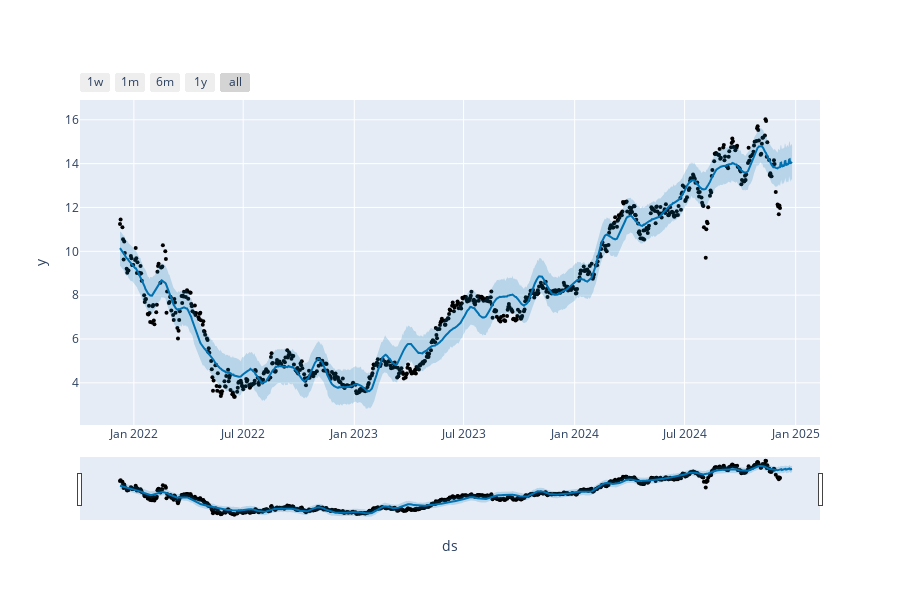

The code cell stored with this chart in its notebook:
### Markdown cell above
### Interative Plot

### Code cell
from prophet.plot import plot_plotly, plot_components_plotly

plot_plotly(m, forecast)

### Figure 1 — Plotly figure (JSON) as saved in the notebook; plotly's stock layout.template omitted (floating-point values rounded to 4 significant figures; data arrays with more than 128 entries replaced by an {"elided": "..."} marker saying what was removed)
{"data": [{"marker": {"color": "black", "size": 4}, "mode": "markers", "name": "Actual", "type": "scatter", "x": {"elided": "753 str values"}, "y": {"elided": "753 float values"}}, {"hoverinfo": "skip", "line": {"width": 0}, "mode": "lines", "type": "scatter", "x": {"elided": "773 str values"}, "y": {"elided": "773 float values"}}, {"fill": "tonexty", "fillcolor": "rgba(0, 114, 178, 0.2)", "line": {"color": "#0072B2", "width": 2}, "mode": "lines", "name": "Predicted", "type": "scatter", "x": {"elided": "773 str values"}, "y": {"elided": "773 float values"}}, {"fill": "tonexty", "fillcolor": "rgba(0, 114, 178, 0.2)", "hoverinfo": "skip", "line": {"width": 0}, "mode": "lines", "type": "scatter", "x": {"elided": "773 str values"}, "y": {"elided": "773 float values"}}], "layout": {"height": 600, "showlegend": false, "width": 900, "xaxis": {"rangeselector": {"buttons": [{"count": 7, "label": "1w", "step": "day", "stepmode": "backward"}, {"count": 1, "label": "1m", "step": "month", "stepmode": "backward"}, {"count": 6, "label": "6m", "step": "month", "stepmode": "backward"}, {"count": 1, "label": "1y", "step": "year", "stepmode": "backward"}, {"step": "all"}]}, "rangeslider": {"visible": true}, "title": {"text": "ds"}, "type": "date"}, "yaxis": {"title": {"text": "y"}}}}
